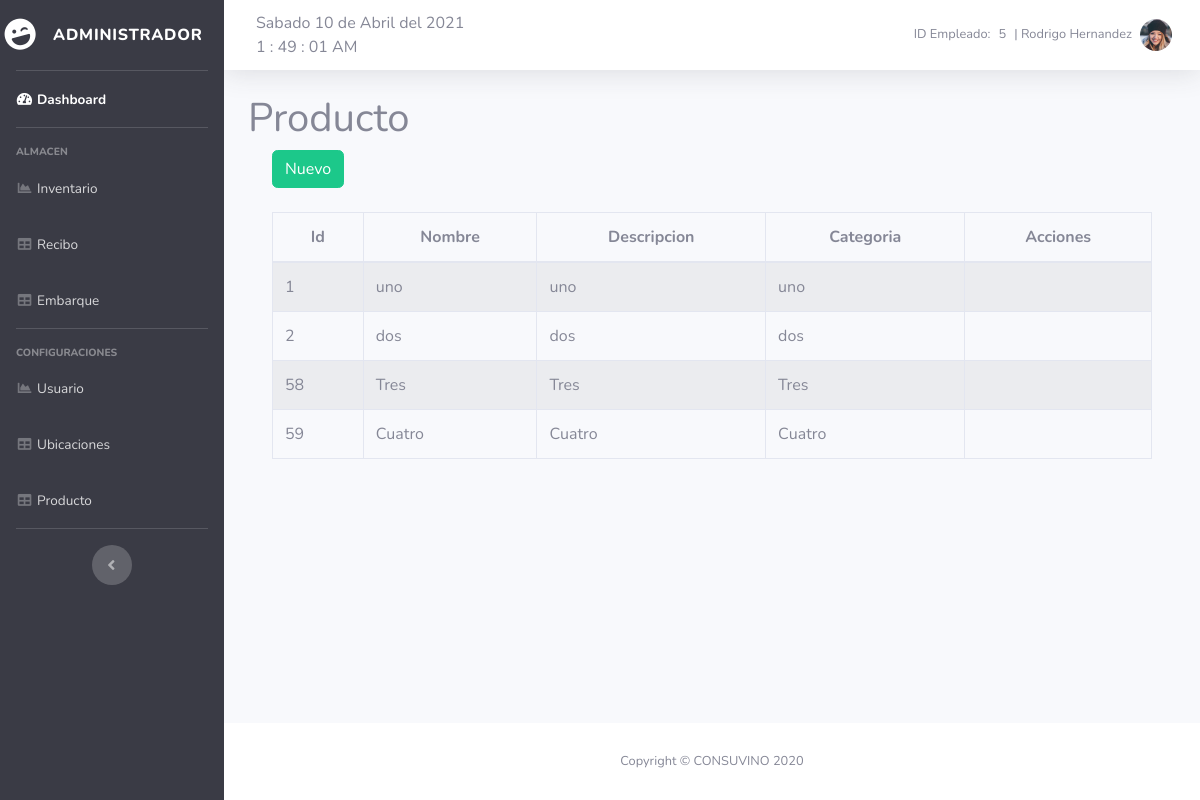
The page /producto.php (signed in) on the database its author committed.
### tables this page shows
CREATE TABLE `producto` (
                            `id` int(11) NOT NULL,
                            `nombre` varchar(50) NOT NULL,
                            `descripcion` varchar(100) NOT NULL,
                            `categoria` varchar(50) NOT NULL,
                            `existencia` int(11) DEFAULT 0,
                            `fechaEntrada` date DEFAULT NULL,
                            `cantidadEntrada` int(11) DEFAULT NULL,
                            `fechaSalida` varchar(50) DEFAULT NULL,
                            `cantidadSalida` int(11) DEFAULT NULL,
                            `IdEmpRecibo` int(11) DEFAULT NULL,
                            `IdEmpSurte` int(11) DEFAULT NULL
);

### producto.php (the view, shortened to what this page needs)
<?php require_once "vistas/parte_superior.php"?>
    <div class="container">
        <h1>Producto</h1>
        <?php
        $pdo = new Conexion();
        $query2 =$pdo->prepare("SELECT * FROM producto");
        $query2->execute();
        $data=$query2->fetchAll(PDO::FETCH_ASSOC);
        ?>
        <div class="container">
            <div class="row">
                <div class="col-lg-12">
                    <button id="btnNuevo" type="button" class="btn btn-success" data-toggle="modal">Nuevo</button>
                </div>
            </div>
        </div>
        <br>
        <div class="container">
            <div class="row">
                <div class="col-lg-12">
                    <div class="table-responsive">
                        <table id="tablaProducto" class="table table-striped table-bordered table-condensed" style="width:100%">
                            <thead class="text-center">
                            <tr>
                                <th>Id</th>
                                <th>Nombre</th>
                                <th>Descripcion</th>
                                <th>Categoria</th>
                                <th>Acciones</th>
                            </tr>
                            </thead>
                            <tbody>
                            <?php
                            foreach($data as $dat) {
                                ?>
                                <tr>
                                    <td><?php echo $dat['id'] ?></td>
                                    <td><?php echo $dat['nombre'] ?></td>
                                    <td><?php echo $dat['descripcion'] ?></td>
                                    <td><?php echo $dat['categoria'] ?></td>
                                    <td></td>
                                </tr>
                                <?php
                            }
                            ?>
                            </tbody>
                        </table>
                    </div>
                </div>
            </div>
        </div>
    </div>
<?php require_once "vistas/parte_inferior.php"?>

### rows shown on the page
producto: id "1", nombre "uno", descripcion "uno", categoria "uno"
producto: id "2", nombre "dos", descripcion "dos", categoria "dos"
producto: id "58", nombre "Tres", descripcion "Tres", categoria "Tres"
producto: id "59", nombre "Cuatro", descripcion "Cuatro", categoria "Cuatro"

### other values the page prints
$_SESSION['privilegios'] "ADMINISTRADOR"
$_SESSION['IdUsuario'] "5"
$_SESSION['nombreUsuario'] "Rodrigo Hernandez"
